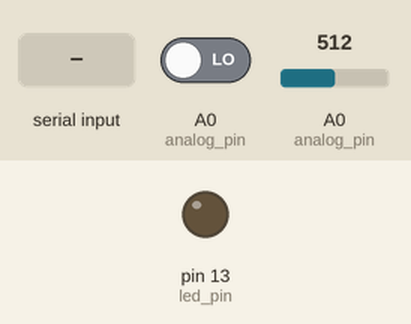
Bench run of a sketch on a simulated Arduino Uno, built with avr-gcc and run on an emulated ATmega328P. Shown: output pins drawn as LEDs (lit = HIGH). The inputs (shaded band) are chosen by the test bench; at power-on: A0 (analog_pin) LOW, A0 (analog_pin) = 512.

Above: at 1.2 s.
1.3 s: "1" received over Serial
At 2.8 s:
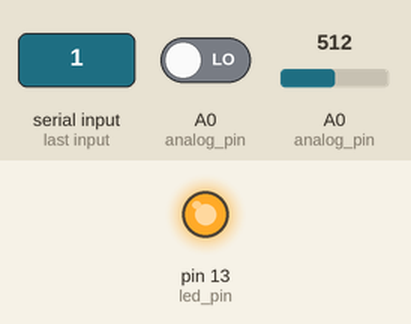
4.5 s: "0" received over Serial
At 5.1 s:
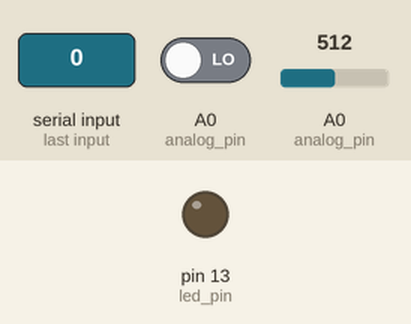
Timing chart, 0 to 7.5 s (numbered marks = the images above; inputs shaded):
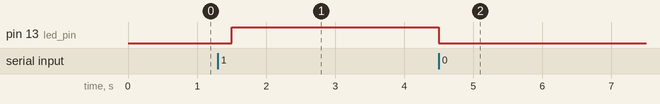

Measured:
- after the input at 1.3 s, pin 13 (led_pin): LOW → HIGH after 0.20 s
- after the input at 4.5 s, pin 13 (led_pin): HIGH → LOW at once

The sketch:

sketch_jan02a.ino
```cpp
int led_pin = 13;

int analog_pin = A0;
char data;
int mouvState = 0;
int state = 0;
int incomingByte = 0;
void setup() {

  Serial.begin(9600);

  pinMode(led_pin, OUTPUT);

}

void loop() {
  int temp;
  int a = 1;
  int data;
  temp = analogRead(analog_pin);

  mouvState = digitalRead(analog_pin);
  if (Serial.available() > 0) {
    data = Serial.read();
    if (data == 49) {
      digitalWrite(led_pin, HIGH);
    }
    if (data == 48) {
      digitalWrite(led_pin, LOW);
    }
  }
  if ((state != mouvState) && (state == 0)) {
    Serial.print("1");
  }
  if ((state != mouvState) && (state == 1)) {
    Serial.print("0");
  }

  // check if the pushbutton is pressed. If it is, the buttonState is HIGH:
  if (mouvState == HIGH) {
    state = 1;
  } else {
    state = 0;
  }

  delay(500);
}
```
